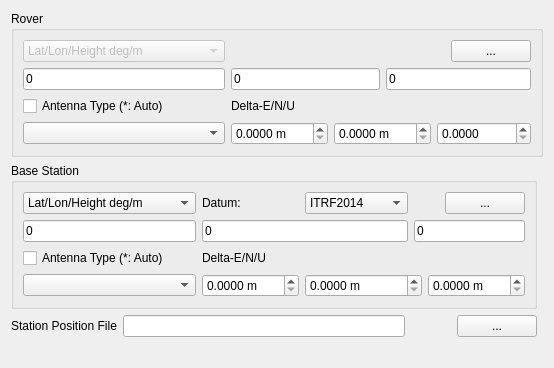
     <widget class="QWidget" name="TabSheet5">
      <property name="toolTip">
       <string/>
      </property>
      <attribute name="title">
       <string>&amp;Positions</string>
      </attribute>
      <layout class="QGridLayout" name="gridLayout_13">
       <item row="5" column="2">
        <widget class="QPushButton" name="BtnStaPosView">
         <property name="enabled">
          <bool>true</bool>
         </property>
         <property name="toolTip">
          <string/>
         </property>
         <property name="text">
          <string/>
         </property>
         <property name="icon">
          <iconset resource="rtkpost_qt.qrc">
           <normaloff>:/buttons/doc.bmp</normaloff>:/buttons/doc.bmp</iconset>
         </property>
         <property name="flat">
          <bool>true</bool>
         </property>
        </widget>
       </item>
       <item row="5" column="3">
        <widget class="QPushButton" name="BtnStaPosFile">
         <property name="enabled">
          <bool>true</bool>
         </property>
         <property name="palette">
          <palette>
           <active>
            <colorrole role="WindowText">
             <brush brushstyle="SolidPattern">
              <color alpha="255">
               <red>0</red>
               <green>0</green>
               <blue>0</blue>
              </color>
             </brush>
            </colorrole>
           </active>
           <inactive>
            <colorrole role="WindowText">
             <brush brushstyle="SolidPattern">
              <color alpha="255">
               <red>0</red>
               <green>0</green>
               <blue>0</blue>
              </color>
             </brush>
            </colorrole>
           </inactive>
           <disabled>
            <colorrole role="WindowText">
             <brush brushstyle="SolidPattern">
              <color alpha="255">
               <red>0</red>
               <green>0</green>
               <blue>0</blue>
              </color>
             </brush>
            </colorrole>
           </disabled>
          </palette>
         </property>
         <property name="toolTip">
          <string/>
         </property>
         <property name="text">
          <string>...</string>
         </property>
         <property name="flat">
          <bool>false</bool>
         </property>
        </widget>
       </item>
       <item row="5" column="1">
        <widget class="QLineEdit" name="StaPosFile">
         <property name="enabled">
          <bool>true</bool>
         </property>
         <property name="toolTip">
          <string/>
         </property>
         <property name="text">
          <string/>
         </property>
        </widget>
       </item>
       <item row="6" column="0" colspan="4">
        <widget class="QLabel" name="Label4">
         <property name="enabled">
          <bool>true</bool>
         </property>
         <property name="sizePolicy">
          <sizepolicy hsizetype="Preferred" vsizetype="Fixed">
           <horstretch>0</horstretch>
           <verstretch>0</verstretch>
          </sizepolicy>
         </property>
         <property name="toolTip">
          <string/>
         </property>
         <property name="text">
          <string/>
         </property>
        </widget>
       </item>
       <item row="5" column="0">
        <widget class="QLabel" name="Label30">
         <property name="enabled">
          <bool>true</bool>
         </property>
         <property name="toolTip">
          <string/>
         </property>
         <property name="text">
          <string>Station Position File</string>
         </property>
        </widget>
       </item>
       <item row="4" column="0" colspan="4">
        <widget class="QGroupBox" name="GroupRefAnt">
         <property name="sizePolicy">
          <sizepolicy hsizetype="Preferred" vsizetype="Fixed">
           <horstretch>0</horstretch>
           <verstretch>0</verstretch>
          </sizepolicy>
         </property>
         <property name="toolTip">
          <string/>
         </property>
         <property name="title">
          <string>Base Station</string>
         </property>
         <layout class="QGridLayout" name="gridLayout_6">
          <item row="0" column="0">
           <widget class="QComboBox" name="RefPosType">
            <property name="enabled">
             <bool>true</bool>
            </property>
            <property name="toolTip">
             <string/>
            </property>
            <item>
             <property name="text">
              <string>Lat/Lon/Height deg/m</string>
             </property>
            </item>
            <item>
             <property name="text">
              <string>Lat/Lon/Height dms/m</string>
             </property>
            </item>
            <item>
             <property name="text">
              <string>X/Y/Z-ECEF m</string>
             </property>
            </item>
            <item>
             <property name="text">
              <string>Average of Single Position</string>
             </property>
            </item>
            <item>
             <property name="text">
              <string>Get from Position File</string>
             </property>
            </item>
            <item>
             <property name="text">
              <string>RINEX Header Position</string>
             </property>
            </item>
           </widget>
          </item>
          <item row="0" column="5">
           <widget class="QPushButton" name="BtnRefPos">
            <property name="enabled">
             <bool>true</bool>
            </property>
            <property name="toolTip">
             <string/>
            </property>
            <property name="text">
             <string>...</string>
            </property>
            <property name="flat">
             <bool>false</bool>
            </property>
           </widget>
          </item>
          <item row="1" column="0">
           <widget class="QLineEdit" name="RefPos1">
            <property name="enabled">
             <bool>true</bool>
            </property>
            <property name="toolTip">
             <string/>
            </property>
            <property name="text">
             <string>0</string>
            </property>
           </widget>
          </item>
          <item row="1" column="1" colspan="2">
           <widget class="QLineEdit" name="RefPos2">
            <property name="enabled">
             <bool>true</bool>
            </property>
            <property name="toolTip">
             <string/>
            </property>
            <property name="text">
             <string>0</string>
            </property>
           </widget>
          </item>
          <item row="1" column="3" colspan="3">
           <widget class="QLineEdit" name="RefPos3">
            <property name="enabled">
             <bool>true</bool>
            </property>
            <property name="toolTip">
             <string/>
            </property>
            <property name="text">
             <string>0</string>
            </property>
           </widget>
          </item>
          <item row="3" column="0">
           <widget class="QComboBox" name="RefAnt">
            <property name="enabled">
             <bool>true</bool>
            </property>
            <property name="toolTip">
             <string/>
            </property>
           </widget>
          </item>
          <item row="2" column="0">
           <widget class="QCheckBox" name="RefAntPcv">
            <property name="toolTip">
             <string/>
            </property>
            <property name="text">
             <string>Antenna Type (*: Auto)</string>
            </property>
            <property name="checked">
             <bool>false</bool>
            </property>
           </widget>
          </item>
          <item row="2" column="1">
           <widget class="QLabel" name="LabelRefAntD">
            <property name="enabled">
             <bool>true</bool>
            </property>
            <property name="toolTip">
             <string/>
            </property>
            <property name="text">
             <string>Delta-E/N/U</string>
            </property>
           </widget>
          </item>
          <item row="3" column="1">
           <widget class="QDoubleSpinBox" name="RefAntE">
            <property name="suffix">
             <string> m</string>
            </property>
            <property name="decimals">
             <number>4</number>
            </property>
            <property name="maximum">
             <double>1000.000000000000000</double>
            </property>
           </widget>
          </item>
          <item row="3" column="2" colspan="2">
           <widget class="QDoubleSpinBox" name="RefAntN">
            <property name="suffix">
             <string> m</string>
            </property>
            <property name="decimals">
             <number>4</number>
            </property>
            <property name="maximum">
             <double>1000.000000000000000</double>
            </property>
           </widget>
          </item>
          <item row="3" column="4" colspan="2">
           <widget class="QDoubleSpinBox" name="RefAntU">
            <property name="suffix">
             <string> m</string>
            </property>
            <property name="decimals">
             <number>4</number>
            </property>
            <property name="maximum">
             <double>1000.000000000000000</double>
            </property>
           </widget>
          </item>
          <item row="0" column="1">
           <widget class="QLabel" name="label">
            <property name="text">
             <string>Datum:</string>
            </property>
           </widget>
          </item>
          <item row="0" column="2">
           <widget class="QComboBox" name="DatumRef">
            <item>
             <property name="text">
              <string>ITRF2014</string>
             </property>
            </item>
            <item>
             <property name="text">
              <string>NAD83</string>
             </property>
            </item>
            <item>
             <property name="text">
              <string>ETRF2000</string>
             </property>
            </item>
            <item>
             <property name="text">
              <string>SIRGAS95</string>
             </property>
            </item>
            <item>
             <property name="text">
              <string>SIRGAS2000</string>
             </property>
            </item>
            <item>
             <property name="text">
              <string>GDA94</string>
             </property>
            </item>
            <item>
             <property name="text">
              <string>DREF91</string>
             </property>
            </item>
            <item>
             <property name="text">
              <string>JGD2011</string>
             </property>
            </item>
           </widget>
          </item>
         </layout>
        </widget>
       </item>
       <item row="0" column="0" rowspan="2" colspan="5">
        <widget class="QGroupBox" name="GroupRovAnt">
         <property name="sizePolicy">
          <sizepolicy hsizetype="Preferred" vsizetype="Fixed">
           <horstretch>0</horstretch>
           <verstretch>0</verstretch>
          </sizepolicy>
         </property>
         <property name="toolTip">
          <string/>
         </property>
         <property name="title">
          <string>Rover</string>
         </property>
         <layout class="QGridLayout" name="gridLayout_7">
          <item row="0" column="0">
           <widget class="QComboBox" name="RovPosType">
            <property name="enabled">
             <bool>false</bool>
            </property>
            <property name="toolTip">
             <string/>
            </property>
            <item>
             <property name="text">
              <string>Lat/Lon/Height deg/m</string>
             </property>
            </item>
            <item>
             <property name="text">
              <string>Lat/Lon/Height dms/m</string>
             </property>
            </item>
            <item>
             <property name="text">
              <string>X/Y/Z-ECEF m</string>
             </property>
            </item>
            <item>
             <property name="text">
              <string>Average of Single Pos</string>
             </property>
            </item>
            <item>
             <property name="text">
              <string>Get from Position File</string>
             </property>
            </item>
            <item>
             <property name="text">
              <string>RINEX Header Position</string>
             </property>
            </item>
           </widget>
          </item>
          <item row="0" column="5">
           <widget class="QPushButton" name="BtnRovPos">
            <property name="enabled">
             <bool>true</bool>
            </property>
            <property name="toolTip">
             <string/>
            </property>
            <property name="text">
             <string>...</string>
            </property>
            <property name="flat">
             <bool>false</bool>
            </property>
           </widget>
          </item>
          <item row="1" column="0">
           <widget class="QLineEdit" name="RovPos1">
            <property name="enabled">
             <bool>true</bool>
            </property>
            <property name="toolTip">
             <string/>
            </property>
            <property name="text">
             <string>0</string>
            </property>
           </widget>
          </item>
          <item row="1" column="1" colspan="2">
           <widget class="QLineEdit" name="RovPos2">
            <property name="enabled">
             <bool>true</bool>
            </property>
            <property name="toolTip">
             <string/>
            </property>
            <property name="text">
             <string>0</string>
            </property>
           </widget>
          </item>
          <item row="1" column="3" colspan="3">
           <widget class="QLineEdit" name="RovPos3">
            <property name="enabled">
             <bool>true</bool>
            </property>
            <property name="toolTip">
             <string/>
            </property>
            <property name="text">
             <string>0</string>
            </property>
           </widget>
          </item>
          <item row="4" column="0">
           <widget class="QComboBox" name="RovAnt">
            <property name="enabled">
             <bool>true</bool>
            </property>
            <property name="toolTip">
             <string/>
            </property>
           </widget>
          </item>
          <item row="4" column="1">
           <widget class="QDoubleSpinBox" name="RovAntE">
            <property name="suffix">
             <string> m</string>
            </property>
            <property name="decimals">
             <number>4</number>
            </property>
            <property name="maximum">
             <double>1000.000000000000000</double>
            </property>
           </widget>
          </item>
          <item row="2" column="0">
           <widget class="QCheckBox" name="RovAntPcv">
            <property name="toolTip">
             <string/>
            </property>
            <property name="text">
             <string>Antenna Type (*: Auto)</string>
            </property>
            <property name="checked">
             <bool>false</bool>
            </property>
           </widget>
          </item>
          <item row="2" column="1">
           <widget class="QLabel" name="LabelRovAntD">
            <property name="enabled">
             <bool>true</bool>
            </property>
            <property name="toolTip">
             <string/>
            </property>
            <property name="text">
             <string>Delta-E/N/U</string>
            </property>
           </widget>
          </item>
          <item row="4" column="2" colspan="2">
           <widget class="QDoubleSpinBox" name="RovAntN">
            <property name="suffix">
             <string> m</string>
            </property>
            <property name="decimals">
             <number>4</number>
            </property>
            <property name="maximum">
             <double>1000.000000000000000</double>
            </property>
           </widget>
          </item>
          <item row="4" column="4" colspan="2">
           <widget class="QDoubleSpinBox" name="RovAntU">
            <property name="decimals">
             <number>4</number>
            </property>
            <property name="maximum">
             <double>1000.000000000000000</double>
            </property>
           </widget>
          </item>
         </layout>
        </widget>
       </item>
      </layout>
     </widget>
